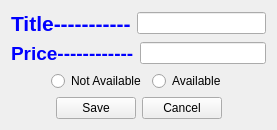
      <widget class="QWidget" name="page_7">
       <layout class="QFormLayout" name="formLayout_2">
        <item row="0" column="0" colspan="2">
         <layout class="QHBoxLayout" name="horizontalLayout_60">
          <item>
           <widget class="QLabel" name="label_12">
            <property name="text">
             <string>&lt;html&gt;&lt;head/&gt;&lt;body&gt;&lt;p&gt;&lt;span style=&quot; font-size:16pt; font-weight:600; color:#0000ff;&quot;&gt;Title-----------&lt;/span&gt;&lt;/p&gt;&lt;/body&gt;&lt;/html&gt;</string>
            </property>
           </widget>
          </item>
          <item>
           <widget class="QLineEdit" name="chSTitleEditC"/>
          </item>
         </layout>
        </item>
        <item row="1" column="0" colspan="2">
         <layout class="QHBoxLayout" name="horizontalLayout_75">
          <item>
           <widget class="QLabel" name="label_25">
            <property name="text">
             <string>&lt;html&gt;&lt;head/&gt;&lt;body&gt;&lt;p&gt;&lt;span style=&quot; font-size:14pt; font-weight:600; color:#0000ff;&quot;&gt;Price------------&lt;/span&gt;&lt;/p&gt;&lt;/body&gt;&lt;/html&gt;</string>
            </property>
           </widget>
          </item>
          <item>
           <widget class="QLineEdit" name="chSPriceEditC"/>
          </item>
         </layout>
        </item>
        <item row="2" column="0" colspan="2">
         <layout class="QHBoxLayout" name="horizontalLayout_5">
          <item>
           <spacer name="horizontalSpacer_45">
            <property name="orientation">
             <enum>Qt::Horizontal</enum>
            </property>
            <property name="sizeHint" stdset="0">
             <size>
              <width>40</width>
              <height>20</height>
             </size>
            </property>
           </spacer>
          </item>
          <item>
           <widget class="QRadioButton" name="NotAvailableRadioButton_chS">
            <property name="text">
             <string>Not Available</string>
            </property>
           </widget>
          </item>
          <item>
           <widget class="QRadioButton" name="AvailableRadioButto_chS">
            <property name="text">
             <string>Available</string>
            </property>
           </widget>
          </item>
          <item>
           <spacer name="horizontalSpacer_46">
            <property name="orientation">
             <enum>Qt::Horizontal</enum>
            </property>
            <property name="sizeHint" stdset="0">
             <size>
              <width>40</width>
              <height>20</height>
             </size>
            </property>
           </spacer>
          </item>
         </layout>
        </item>
        <item row="3" column="0" colspan="2">
         <layout class="QHBoxLayout" name="horizontalLayout_76">
          <item>
           <spacer name="horizontalSpacer_43">
            <property name="orientation">
             <enum>Qt::Horizontal</enum>
            </property>
            <property name="sizeHint" stdset="0">
             <size>
              <width>40</width>
              <height>20</height>
             </size>
            </property>
           </spacer>
          </item>
          <item>
           <widget class="QPushButton" name="SaveButton_chS">
            <property name="text">
             <string>Save</string>
            </property>
           </widget>
          </item>
          <item>
           <widget class="QPushButton" name="CancelButton_chS">
            <property name="text">
             <string>Cancel</string>
            </property>
           </widget>
          </item>
          <item>
           <spacer name="horizontalSpacer_44">
            <property name="orientation">
             <enum>Qt::Horizontal</enum>
            </property>
            <property name="sizeHint" stdset="0">
             <size>
              <width>40</width>
              <height>20</height>
             </size>
            </property>
           </spacer>
          </item>
         </layout>
        </item>
       </layout>
      </widget>
